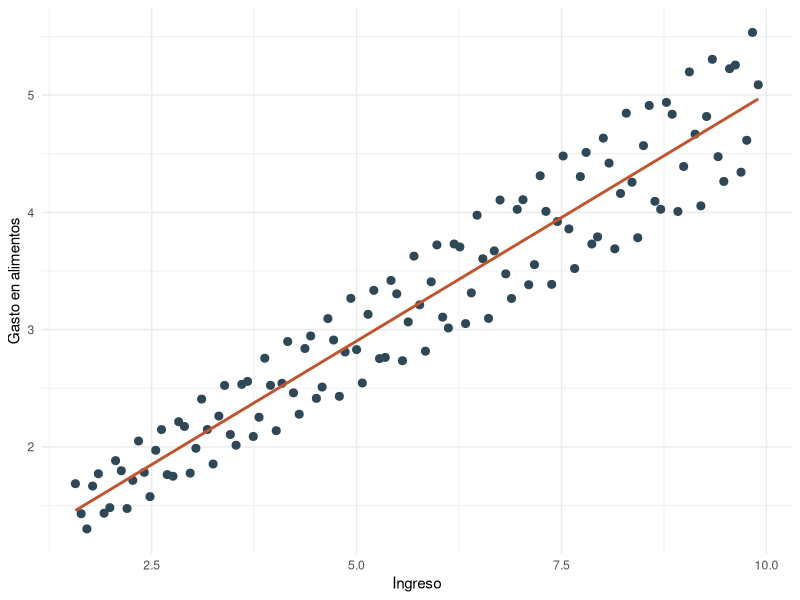
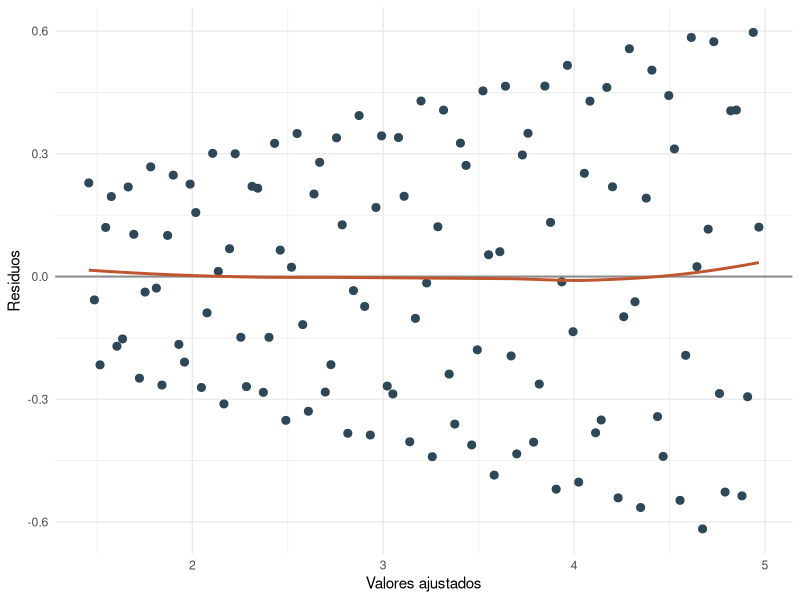

Here is the R script that generated these plots, in order:
## ---- chunk 1
knitr::opts_chunk$set(
  comment = "#>",
  fig.align = "center",
  fig.width = 7,
  fig.height = 4.5,
  out.width = "80%",
  warning = FALSE,
  message = FALSE
)

library(ggplot2)
library(knitr)
## ---- chunk 2
n_het <- 120
i_het <- 1:n_het
ingreso <- 1.5 + 0.07 * i_het
escala <- 0.15 + 0.05 * ingreso
ruido <- escala * sin(1.7 * i_het)
gasto <- 0.8 + 0.42 * ingreso + ruido

datos_het <- data.frame(
  ingreso = ingreso,
  gasto = gasto,
  escala = escala
)

kable(head(datos_het, 12), digits = 3, caption = "Primeras observaciones de la base de heterocedasticidad")
## ---- chunk 3
ggplot(datos_het, aes(x = ingreso, y = gasto)) +
  geom_point(color = "#2f4858", size = 2.4) +
  geom_smooth(method = "lm", se = FALSE, color = "#C0562F", linewidth = 1) +
  labs(x = "Ingreso", y = "Gasto en alimentos") +
  theme_minimal()
## ---- chunk 4
modelo_het <- lm(gasto ~ ingreso, data = datos_het)
tabla_het <- coef(summary(modelo_het))

X_het <- model.matrix(modelo_het)
e_het <- resid(modelo_het)
n_het <- nrow(X_het)
k_het <- ncol(X_het)
XtX_inv_het <- solve(t(X_het) %*% X_het)
omega_hat_het <- diag(as.numeric(e_het^2))
vcov_hc0_het <- XtX_inv_het %*% t(X_het) %*% omega_hat_het %*% X_het %*% XtX_inv_het
vcov_hc1_het <- (n_het / (n_het - k_het)) * vcov_hc0_het
se_hc1_het <- sqrt(diag(vcov_hc1_het))

beta0_het <- unname(coef(modelo_het)[["(Intercept)"]])
beta_ing_het <- unname(coef(modelo_het)[["ingreso"]])
se0_clasico_het <- tabla_het["(Intercept)", "Std. Error"]
se_ing_clasico_het <- tabla_het["ingreso", "Std. Error"]
se0_hc1_het <- unname(se_hc1_het["(Intercept)"])
se_ing_hc1_het <- unname(se_hc1_het["ingreso"])
r2_het <- summary(modelo_het)$r.squared

t_ing_clasico_het <- beta_ing_het / se_ing_clasico_het
t_ing_hc1_het <- beta_ing_het / se_ing_hc1_het

kable(
  data.frame(
    termino = names(coef(modelo_het)),
    estimacion = unname(coef(modelo_het)),
    ee_clasico = tabla_het[, "Std. Error"],
    ee_robusto_HC1 = se_hc1_het,
    row.names = NULL
  ),
  digits = 4,
  caption = "MCO con errores estándar clásicos y robustos HC1"
)
## ---- chunk 5
datos_het$residuo <- e_het
datos_het$ajustado <- fitted(modelo_het)
datos_het$residuo2 <- e_het^2

bp_aux <- lm(residuo2 ~ ingreso, data = datos_het)
bp_lm <- nrow(datos_het) * summary(bp_aux)$r.squared
bp_p <- 1 - pchisq(bp_lm, df = 1)

white_aux <- lm(residuo2 ~ ajustado + I(ajustado^2), data = datos_het)
white_lm <- nrow(datos_het) * summary(white_aux)$r.squared
white_p <- 1 - pchisq(white_lm, df = 2)

kable(
  data.frame(
    prueba = c("Breusch-Pagan auxiliar", "White auxiliar"),
    estadistico_LM = c(bp_lm, white_lm),
    grados_libertad = c(1, 2),
    p_valor = c(bp_p, white_p)
  ),
  digits = 4,
  caption = "Pruebas auxiliares de heterocedasticidad calculadas en R"
)
## ---- chunk 6
modelo_wls_het <- lm(gasto ~ ingreso, data = datos_het, weights = 1 / escala^2)
tabla_wls_het <- coef(summary(modelo_wls_het))

beta_ing_wls_het <- unname(coef(modelo_wls_het)[["ingreso"]])
se_ing_wls_het <- tabla_wls_het["ingreso", "Std. Error"]

kable(
  data.frame(
    modelo = c("MCO clásico", "MCO con EE HC1", "MCP (WLS) con pesos conocidos"),
    beta_ingreso = c(beta_ing_het, beta_ing_het, beta_ing_wls_het),
    error_estandar = c(se_ing_clasico_het, se_ing_hc1_het, se_ing_wls_het),
    t = c(t_ing_clasico_het, t_ing_hc1_het, beta_ing_wls_het / se_ing_wls_het)
  ),
  digits = 4,
  caption = "Comparación entre MCO, errores robustos y MCP (WLS)"
)
## ---- chunk 7
ggplot(datos_het, aes(x = ajustado, y = residuo)) +
  geom_hline(yintercept = 0, color = "grey55", linewidth = 0.7) +
  geom_point(color = "#2f4858", size = 2.4) +
  geom_smooth(method = "loess", se = FALSE, color = "#C0562F", linewidth = 1) +
  labs(x = "Valores ajustados", y = "Residuos") +
  theme_minimal()
